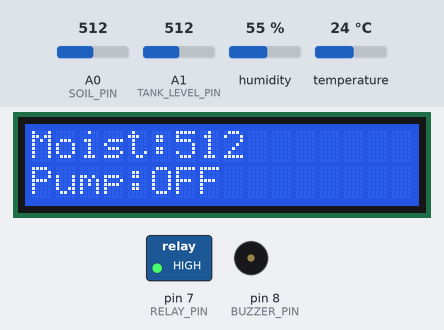
Recording of a sketch running on a simulated Arduino Uno, built with avr-gcc and run on an emulated ATmega328P. Shown: 16×2 character LCD, switched loads named in the sketch (green lamp = pin HIGH), buzzer (waves = sounding, pin HIGH). The inputs (shaded band) are chosen by the test bench; at power-on: A1 (TANK_LEVEL_PIN) = 512, humidity 55 %, A0 (SOIL_PIN) = 512, temperature 24 °C. What the sketch prints to the serial monitor is not drawn.

Above: at 3.2 s.
3.3 s: A1 (TANK_LEVEL_PIN) set to 360
8.0 s: A1 (TANK_LEVEL_PIN) set to 338
At 13.6 s:
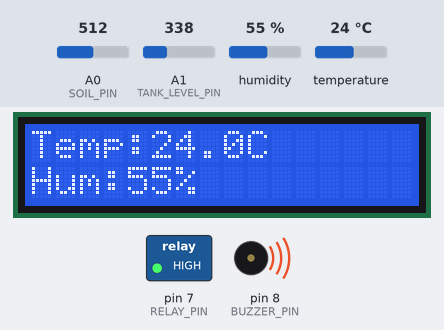
14.3 s: humidity set to 22 %
At 16.3 s:
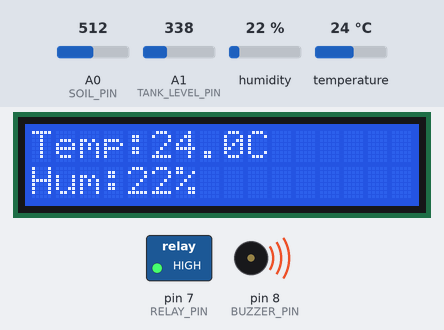
18.0 s: A0 (SOIL_PIN) set to 440
At 21.2 s:
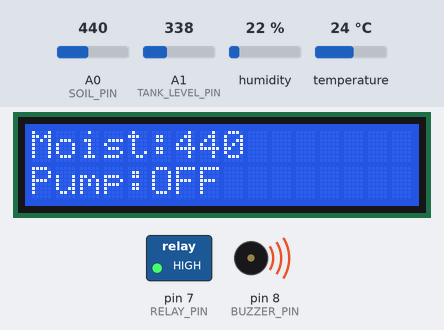
24.3 s: temperature set to 12 °C
At 25.3 s:
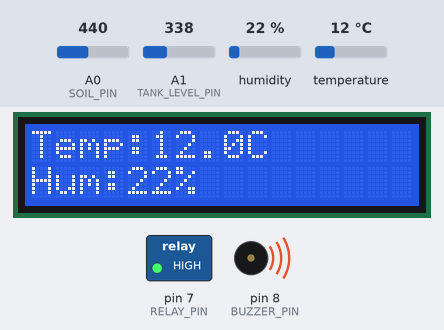
28.1 s: A0 (SOIL_PIN) set to 460
At 31.3 s:
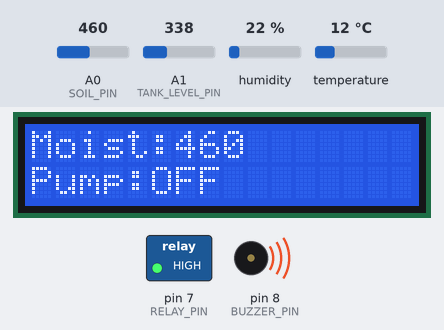
Timing chart, 0 to 32.8 s (numbered marks = the images above; inputs shaded):
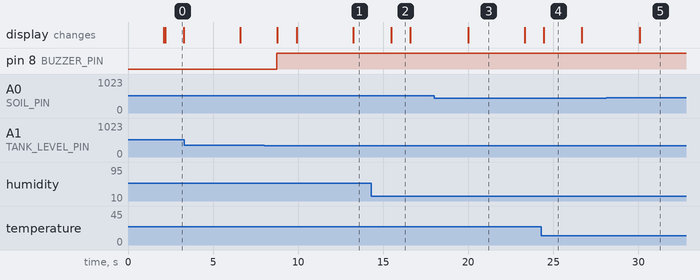

The sketch:

Smart_Plant_Monitoring.ino
```cpp
#include <Wire.h>
#include <LiquidCrystal_I2C.h>
#include <DHT.h>

#define SOIL_PIN         A0
#define TANK_LEVEL_PIN   A1

#define DHT_PIN          2
#define DHT_TYPE         DHT11

#define RELAY_PIN        7
#define BUZZER_PIN       8

LiquidCrystal_I2C lcd(0x27, 16, 2);
DHT dht(DHT_PIN, DHT_TYPE);

const int DRY_THRESHOLD = 650;
const int WET_THRESHOLD = 450;

const int CAL_POINTS = 6;
const int calADC[CAL_POINTS] = {   0, 480, 600, 680, 720, 750 };
const int calPCT[CAL_POINTS] = {   0,  20,  40,  60,  80, 100 };

const int TANK_LOW_PERCENT = 20;

const unsigned long MAX_PUMP_TIME          = 10000;
const unsigned long DHT_SKIP_AFTER_PUMP_MS = 15000;
const unsigned long DISPLAY_ROTATE_MS      = 3000;
const unsigned long LOOP_DELAY_MS          = 1000;

bool pumpRunning = false;
bool safetyLock  = false;

unsigned long pumpStartTime = 0;

float lastValidTemp = 25.0;
float lastValidHum  = 50.0;
bool  haveValidDHT  = false;

// ---------- Tank Level Stability ----------
int  lastStableTankPct = 0;
int  stableCount       = 0;

// =====================================================
void setup()
{
  Serial.begin(9600);

  pinMode(RELAY_PIN, OUTPUT);
  pinMode(BUZZER_PIN, OUTPUT);

  digitalWrite(RELAY_PIN, HIGH);
  digitalWrite(BUZZER_PIN, LOW);

  dht.begin();

  lcd.init();
  lcd.backlight();

  lcd.clear();
  lcd.setCursor(0, 0);
  lcd.print("Smart Plant");
  lcd.setCursor(0, 1);
  lcd.print("System Ready");
  delay(2000);
  lcd.clear();

  Serial.println("=== Smart Plant System Ready ===");
}

// =====================================================
void loop()
{
  int soilValue = analogRead(SOIL_PIN);
  int tankLevel = readTankLevelFiltered();
  int tankPct   = getStableTankPct(tankLevel);

  // ---------- DHT ----------
  float temperature;
  float humidity;
  bool  dhtError = false;

  bool dhtSkipWindow = pumpRunning &&
                       (millis() - pumpStartTime < DHT_SKIP_AFTER_PUMP_MS);

  if (dhtSkipWindow)
  {
    temperature = lastValidTemp;
    humidity    = lastValidHum;
    dhtError    = false;
    Serial.println("[DHT] Skipped (pump just started)");
  }
  else
  {
    temperature = dht.readTemperature();
    humidity    = dht.readHumidity();
    dhtError    = isnan(temperature) || isnan(humidity);

    if (!dhtError)
    {
      lastValidTemp = temperature;
      lastValidHum  = humidity;
      haveValidDHT  = true;
    }
    else if (haveValidDHT)
    {
      temperature = lastValidTemp;
      humidity    = lastValidHum;
    }
  }

  bool soilDry = soilValue >= DRY_THRESHOLD;
  bool soilWet = soilValue <= WET_THRESHOLD;
  bool tankLow = tankPct <= TANK_LOW_PERCENT;

  if (dhtError)
  {
    stopPump();
    digitalWrite(BUZZER_PIN, HIGH);
    displayError("DHT ERROR");
    Serial.println("[ERROR] DHT sensor failed!");
    delay(LOOP_DELAY_MS);
    return;
  }

  if (tankLow)
  {
    stopPump();
    digitalWrite(BUZZER_PIN, HIGH);

    displayData(soilValue, temperature, humidity, tankPct);
    printSerialData(soilValue, temperature, humidity, tankLevel, tankPct);

    Serial.println("[ALERT] Tank is LOW!");
    delay(LOOP_DELAY_MS);
    return;
  }

  digitalWrite(BUZZER_PIN, LOW);

  if (safetyLock)
  {
    stopPump();
    if (soilWet)
    {
      safetyLock = false;
      Serial.println("[SAFETY] Lock released (soil wet)");
    }
  }
  else
  {
    if (!pumpRunning && soilDry) startPump();
    if (pumpRunning && soilWet)  stopPump();

    if (pumpRunning && (millis() - pumpStartTime >= MAX_PUMP_TIME))
    {
      stopPump();
      safetyLock = true;
      Serial.println("[SAFETY] Max pump time reached! Lock ON");
    }
  }

  displayData(soilValue, temperature, humidity, tankPct);
  printSerialData(soilValue, temperature, humidity, tankLevel, tankPct);

  delay(LOOP_DELAY_MS);
}

// =====================================================
//   FILTER: Median + Average (Noise-proof)
// =====================================================
int readTankLevelFiltered()
{
  const int N = 15;
  int samples[N];

  for (int i = 0; i < N; i++)
  {
    samples[i] = analogRead(TANK_LEVEL_PIN);
    delay(3);
  }

  // Bubble sort
  for (int i = 0; i < N - 1; i++)
  {
    for (int j = 0; j < N - 1 - i; j++)
    {
      if (samples[j] > samples[j + 1])
      {
        int temp = samples[j];
        samples[j] = samples[j + 1];
        samples[j + 1] = temp;
      }
    }
  }

  // Middle 7 average
  long sum = 0;
  int start = (N - 7) / 2;
  for (int i = start; i < start + 7; i++)
  {
    sum += samples[i];
  }
  return (int)(sum / 7);
}

// =====================================================
//   STABLE TANK % — Pump ON হলে freeze
// =====================================================
int getStableTankPct(int tankADC)
{
  int rawPct = adcToPercent(tankADC);

  // Pump চললে freeze — পুরনো মান দেখাও
  if (pumpRunning)
  {
    return lastStableTankPct;
  }

  // Pump বন্ধ — stable কিনা চেক করো
  if (abs(rawPct - lastStableTankPct) <= 2)
  {
    stableCount++;
    if (stableCount >= 2)   // 2 বার same হলে accept
    {
      lastStableTankPct = rawPct;
    }
  }
  else
  {
    stableCount = 0;
    // বড় পরিবর্তন হলে সাথে সাথে update
    if (abs(rawPct - lastStableTankPct) > 10)
    {
      lastStableTankPct = rawPct;
    }
  }

  return lastStableTankPct;
}

// =====================================================
int adcToPercent(int adc)
{
  if (adc <= calADC[0])              return calPCT[0];
  if (adc >= calADC[CAL_POINTS - 1]) return calPCT[CAL_POINTS - 1];

  for (int i = 0; i < CAL_POINTS - 1; i++)
  {
    if (adc >= calADC[i] && adc <= calADC[i + 1])
    {
      float ratio = (float)(adc - calADC[i]) /
                    (float)(calADC[i + 1] - calADC[i]);
      float pct = calPCT[i] + ratio * (calPCT[i + 1] - calPCT[i]);
      return (int)(pct + 0.5);
    }
  }
  return 0;
}

// =====================================================
void startPump()
{
  digitalWrite(RELAY_PIN, LOW);
  pumpRunning   = true;
  pumpStartTime = millis();
  Serial.println("[PUMP] ON — Tank % frozen, DHT skipped");
}

void stopPump()
{
  digitalWrite(RELAY_PIN, HIGH);
  pumpRunning = false;
}

// =====================================================
void displayData(int soil, float temperature, float humidity, int tankPct)
{
  static unsigned long lastDisplay = 0;
  static int screen = 0;

  if (millis() - lastDisplay >= DISPLAY_ROTATE_MS)
  {
    lastDisplay = millis();
    screen++;
    if (screen > 2) screen = 0;
    lcd.clear();
  }

  if (screen == 0)
  {
    lcd.setCursor(0, 0);
    lcd.print("Moist:");
    lcd.print(soil);
    lcd.print("    ");

    lcd.setCursor(0, 1);
    lcd.print("Pump:");
    if (pumpRunning) lcd.print("ON ");
    else             lcd.print("OFF");
  }
  else if (screen == 1)
  {
    lcd.setCursor(0, 0);
    lcd.print("Temp:");
    lcd.print(temperature, 1);
    lcd.print("C   ");

    lcd.setCursor(0, 1);
    lcd.print("Hum:");
    lcd.print(humidity, 0);
    lcd.print("%    ");
  }
  else
  {
    lcd.setCursor(0, 0);
    lcd.print("Water Level:   ");

    lcd.setCursor(0, 1);
    lcd.print(tankPct);
    lcd.print(" %        ");
  }
}

// =====================================================
void displayError(const char *message)
{
  lcd.clear();
  lcd.setCursor(0, 0);
  lcd.print("SYSTEM ERROR");
  lcd.setCursor(0, 1);
  lcd.print(message);
}

// =====================================================
void printSerialData(int soil, float temperature, float humidity,
                     int tankADC, int tankPct)
{
  Serial.print("Soil: ");
  Serial.print(soil);

  Serial.print(" | Temp: ");
  Serial.print(temperature, 1);

  Serial.print(" C | Hum: ");
  Serial.print(humidity, 0);

  Serial.print(" % | TankADC: ");
  Serial.print(tankADC);

  Serial.print(" | Tank: ");
  Serial.print(tankPct);
  Serial.print(" %");

  if (pumpRunning) Serial.print(" [FROZEN]");

  Serial.print(" | Pump: ");
  Serial.println(pumpRunning ? "ON" : "OFF");
}
```

Measured:
- the behaviour switches between 348 and 347 on A1 (TANK_LEVEL_PIN) (found by bisection; images 0 and 1)
- after the input at 8.0 s, pin 8 (BUZZER_PIN): LOW → HIGH after 0.75 s
- after the input at 14.3 s, the display: changes after 1.2 s (image 2)
- after the input at 24.3 s, the display: changes after 0.13 s (image 4)
- what the display in image 0 shows lasts 1.1 s, from 2.2 s to 3.3 s
- what the display in image 3 shows lasts 3.3 s, from 20.0 s to 23.3 s
- what the display in image 4 shows lasts 2.3 s, from 24.4 s to 26.7 s
